Frame 1 (no input): blank canvas, image omitted
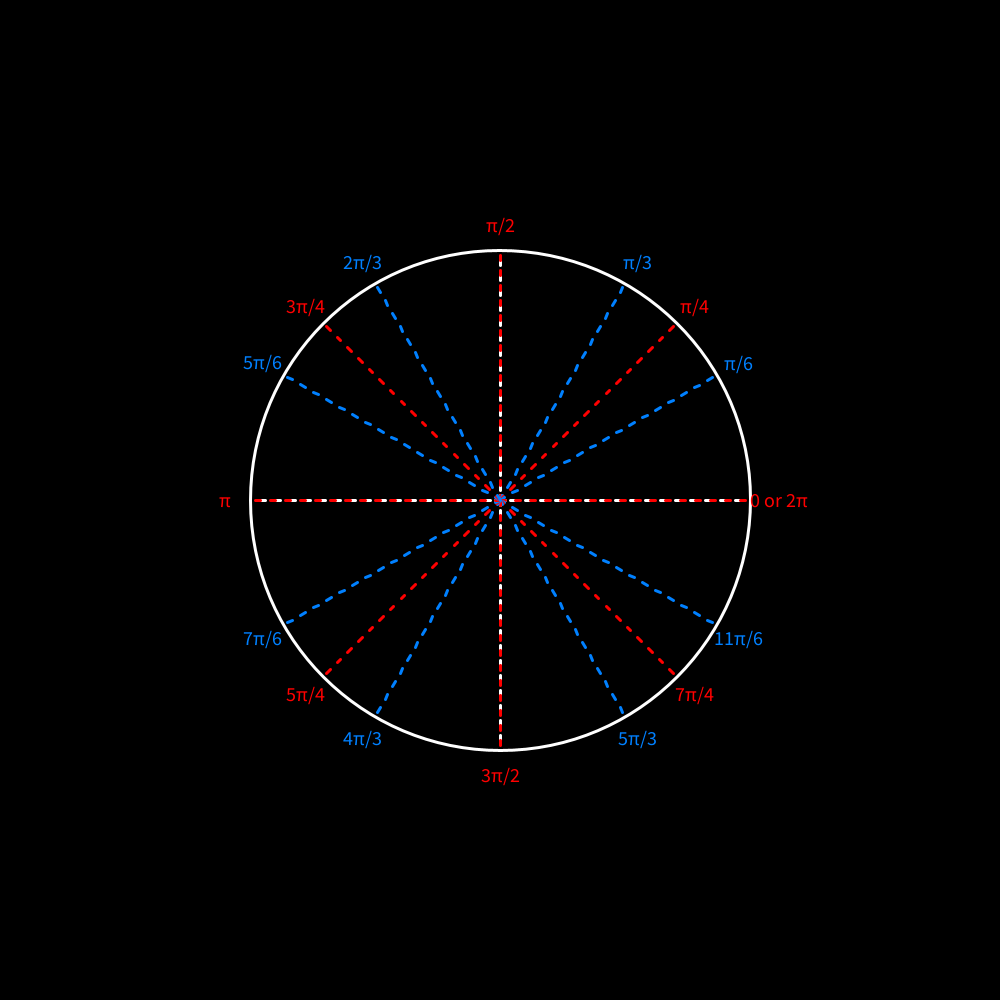
Frame 60 (the mouse pressed at the canvas centre just before this capture)
Frame 120 (the mouse held since frame 60 and released just before this capture): identical to frame 60, image omitted

The Processing sketch that drew this single still picture (run headless with seeded random() and noise(); from frame 60 on, the mouse is pressed at the canvas centre):

// Processing sketch: animationtrig
// ── animationtrig.pde
float startAngle = -HALF_PI; // start at the top
float sweep = 0;             
float duration = 0.5;        // circle duration in seconds
int totalFrames;

float lineDuration = 0.5;    // line duration in seconds
int lineFrames;              // frames needed to draw lines
int lineStartFrame;          // frame when lines start

// Labels for remarkable angles
// Remarkable angles in standard math convention (0 rad = right, CCW)
String[] labels = {
  "π/2", "π/3", "π/4", "π/6", "  0 or 2π",
  "11π/6", "7π/4", "5π/3", "3π/2",
  "4π/3", "5π/4", "7π/6", "π",
  "5π/6", "3π/4", "2π/3"
};

float[] angles = {
  0, PI/6, PI/4, PI/3, PI/2,
  2*PI/3, 3*PI/4, 5*PI/6, PI,
  7*PI/6, 5*PI/4, 4*PI/3, 3*PI/2,
  5*PI/3, 7*PI/4, 11*PI/6
};


void setup() {
  size(1000, 1000);
  frameRate(60);
  textAlign(CENTER, CENTER);
  textSize(20);
  totalFrames = int(duration * frameRate);
  lineFrames = int(lineDuration * frameRate);
  lineStartFrame = totalFrames; // start after circle is done
}

void draw() {
  background(0);
  noFill();
  stroke(255);
  strokeWeight(3);

  // --- Circle animation ---
  float progress = constrain(frameCount / float(totalFrames), 0, 1);
  sweep = progress * TWO_PI;
  arc(width/2, height/2, 500, 500, startAngle, startAngle + sweep);

  // --- Lines animation (after circle is complete) ---
  if (frameCount > lineStartFrame) {
    float lineProgress = constrain((frameCount - lineStartFrame) / float(lineFrames), 0, 1);
    float currentLength = 250 * lineProgress;

    drawDottedCross(width/2, height/2, currentLength); 
    drawRemarkableAngles(width/2, height/2, currentLength);
  }
}

// Function to draw dotted cross (with growing length)
void drawDottedCross(float cx, float cy, float length) {
  float step = 15; // gap between dots
  for (float i = 0; i <= length; i += step) {
    // vertical
    line(cx, cy - i, cx, cy - i + 5);
    line(cx, cy + i, cx, cy + i - 5);
    // horizontal
    line(cx - i, cy, cx - i + 5, cy);
    line(cx + i, cy, cx + i - 5, cy);
  }
}

// Function to draw dotted remarkable angles with labels
void drawRemarkableAngles(float cx, float cy, float length) {
  float step = 15; // dot spacing
  float dotSize = 5;

  for (int i = 0; i < angles.length; i++) {
    float angle = angles[i] - HALF_PI; // shift so 0 rad = top
    float dx = cos(angle);
    float dy = sin(angle);

    // alternate red/blue
    if (i % 2 == 0) stroke(255, 0, 0);
    else stroke(0, 128, 255);

    // Draw dotted line outward
    for (float d = 0; d <= length; d += step) {
      float x1 = cx + dx * d;
      float y1 = cy + dy * d;
      float x2 = cx + dx * (d + dotSize);
      float y2 = cy + dy * (d + dotSize);
      line(x1, y1, x2, y2);
    }

    // Draw label at the current line end
    float labelX = cx + dx * (length + 25);
    float labelY = cy + dy * (length + 25);
    if (i % 2 == 0) fill(255, 0, 0);
    else fill(0, 128, 255);
    noStroke();
    text(labels[i], labelX, labelY);
  }
}
